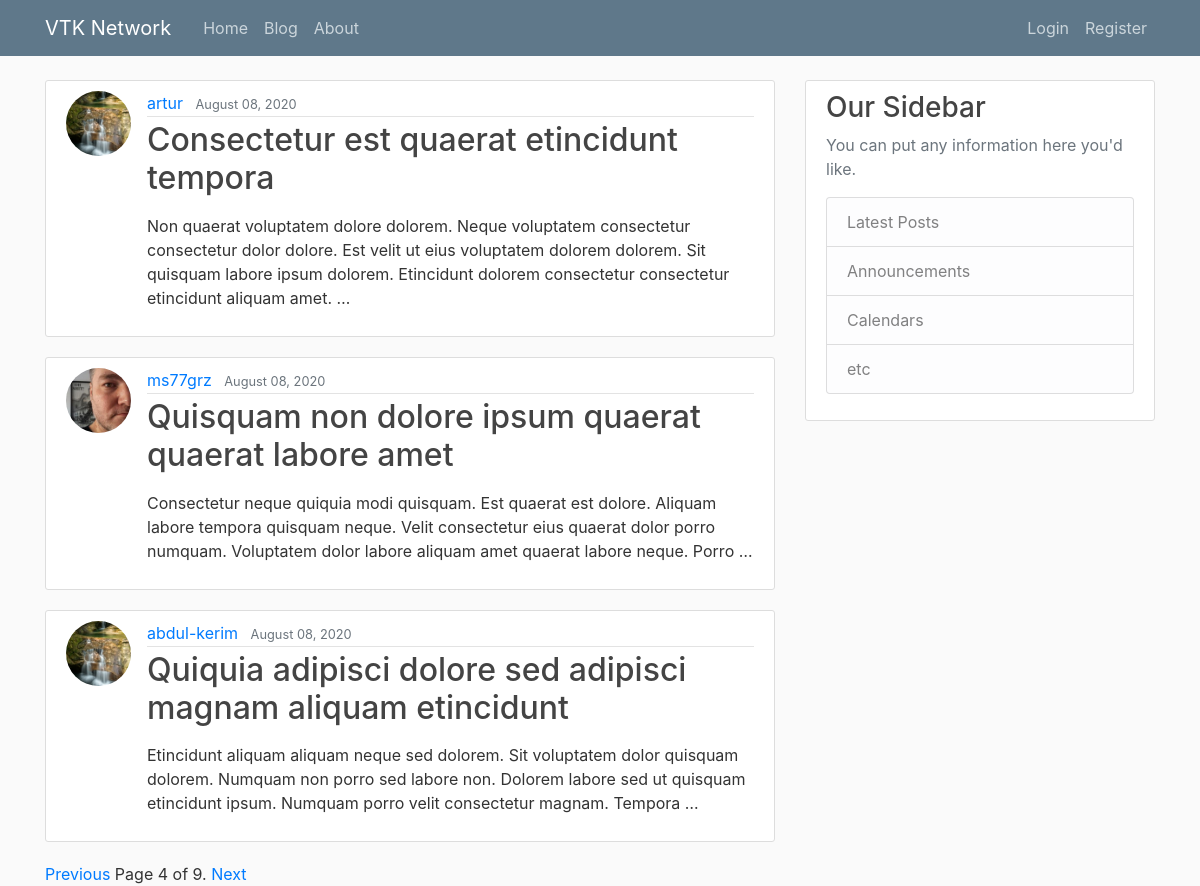
The app's page /blog/?page=4 with its own data.
### blog/models.py (models this page shows, shortened)
class Post(models.Model):
    STATUS_CHOICES = (
        ('draft', 'Draft'),
        ('published', 'Published'),
    )
    title = models.CharField(max_length=250)
    slug = models.SlugField(max_length=250, unique_for_date='publish')
    author = models.ForeignKey(User, on_delete=models.CASCADE, related_name='blog_posts')
    body = models.TextField()
    publish = models.DateTimeField(default=timezone.now)
    created = models.DateTimeField(auto_now_add=True)
    updated = models.DateTimeField(auto_now=True)
    status = models.CharField(max_length=10, choices=STATUS_CHOICES, default='draft')
    objects = models.Manager() # The default manager.
    published = PublishedManager() # Our custom manager.
    class Meta:
        ordering = ('-publish',)
    def get_absolute_url(self):
        return reverse('blog:post_detail',
                       args=[self.publish.year,
                             self.publish.month,
                             self.publish.day, self.slug])

### users/models.py (models this page shows, shortened)
class Profile(models.Model):
    user = models.OneToOneField(User, on_delete=models.CASCADE)
    image = models.ImageField(default='default.jpg', upload_to='profile_pics')

### blog/views.py (the view)
# urls.py: path('', views.post_list, name='post_list'),
def post_list(request):
    object_list = Post.published.all()
    paginator = Paginator(object_list, 3) # 3 posts in each page
    page = request.GET.get('page')
    try:
        posts = paginator.page(page)
    except PageNotAnInteger:
        posts = paginator.page(1)
    except EmptyPage:
        posts = paginator.page(paginator.num_pages)
    return render(request, 'blog/post/list.html', {'title':'Blog','posts': posts, 'page': page})

### blog/models.py (called while the page is built)
    def get_queryset(self):
        return super().get_queryset().filter(status='published')

### blog/templates/blog/post/list.html
{% extends "equipment_accounting/base.html" %}
{% block content %}
{% for post in posts %}
<article class="media content-section">
    <img src="{{ post.author.profile.image.url }}" class="rounded-circle article-img">
    <div class="media-body">
        <div class="article-metadata">
            <a class="mr-2" href="#">{{ post.author }}</a>
            <small class="text-muted">{{ post.publish|date:"F d, Y" }}</small>
        </div>
        <h2><a class="article-title" href="{{ post.get_absolute_url }}">{{ post.title }}</a></h2>
        <p class="article-content">{{ post.body|truncatewords:30|linebreaks }}</p>
    </div>
</article>
{% endfor %}
{% include "pagination.html" with page=posts %}
{% endblock %}

### equipment_accounting/static/equipment_accounting/main.css (style rules this page uses)
body { background: #fafafa; color: #333333; margin-top: 5rem; }
h1,h2,h3,h4,h5,h6 { color: #444444; }
.content-section { background: #ffffff; padding: 10px 20px; border: 1px solid #dddddd; border-radius: 3px; margin-bottom: 20px; }
.article-title { color: #444444; }
.article-content { white-space: pre-line; }
.article-img { height: 65px; width: 65px; margin-right: 16px; }
.article-metadata { padding-bottom: 1px; margin-bottom: 4px; border-bottom: 1px solid #e3e3e3 }

### records on screen
Post: author.profile.image (placeholder picture), author "artur", publish "August 08, 2020", title "Consectetur est quaerat etincidunt tempora", body "Non quaerat voluptatem dolore dolorem. Neque voluptatem consectetur consectetur dolor dolore. Est velit ut eius voluptatem dolorem dolorem. Sit quisquam labore ipsum dolorem. Etincidunt dolorem consectetur consectetur etincidunt aliquam amet. …"
Post: author.profile.image (picture), author "ms77grz", publish "August 08, 2020", title "Quisquam non dolore ipsum quaerat quaerat labore amet", body "Consectetur neque quiquia modi quisquam. Est quaerat est dolore. Aliquam labore tempora quisquam neque. Velit consectetur eius quaerat dolor porro numquam. Voluptatem dolor labore aliquam amet quaerat labore neque. Porro …"
Post: author.profile.image (placeholder picture), author "abdul-kerim", publish "August 08, 2020", title "Quiquia adipisci dolore sed adipisci magnam aliquam etincidunt", body "Etincidunt aliquam aliquam neque sed dolorem. Sit voluptatem dolor quisquam dolorem. Numquam non porro sed labore non. Dolorem labore sed ut quisquam etincidunt ipsum. Numquam porro velit consectetur magnam. Tempora …"

### other values on screen
{{ page.number }} "4"
{{ page.paginator.num_pages }} "9"
